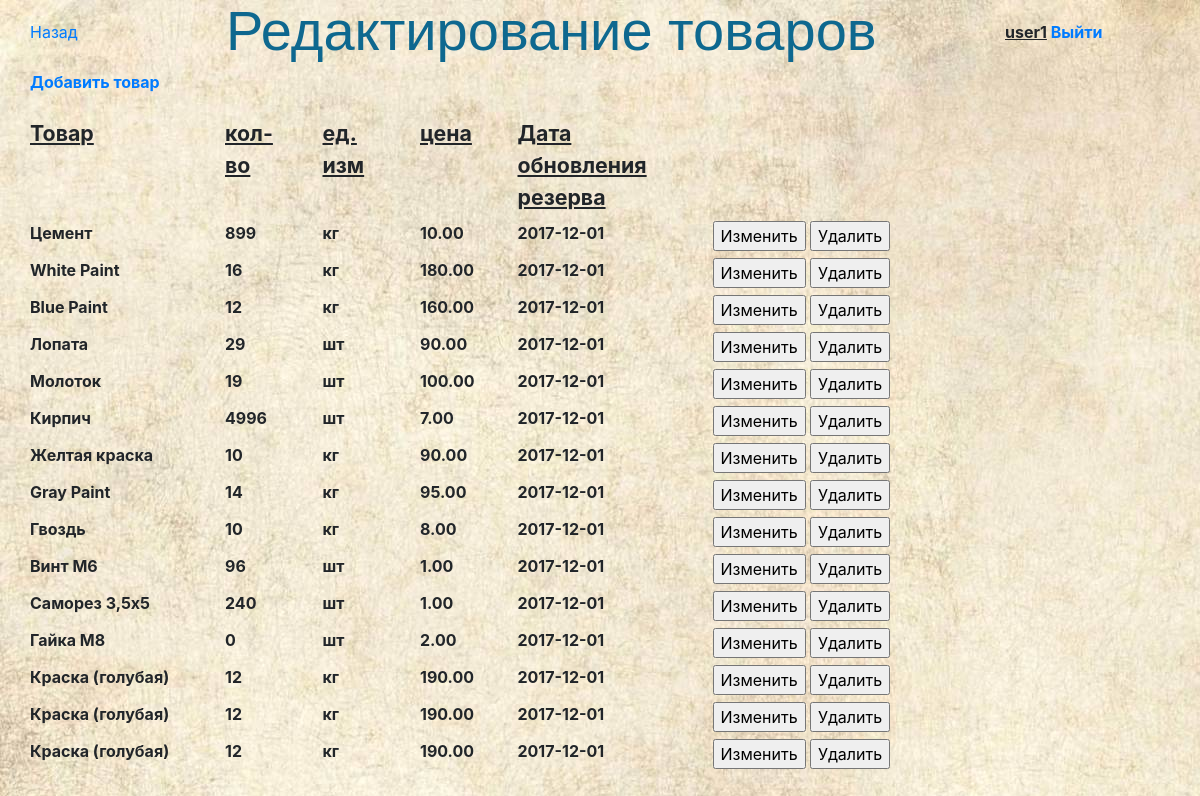
/main_menu/editgoods/index.php (signed in), run on the app's committed database.
### tables this page shows
CREATE TABLE `reserve` (
  `res_id` int(11) NOT NULL,
  `p_id` int(11) NOT NULL,
  `cost` decimal(9,2) NOT NULL,
  `count` int(11) NOT NULL,
  `res_date` date NOT NULL
);

CREATE TABLE `product` (
  `p_id` int(11) NOT NULL,
  `pr_name` varchar(20) NOT NULL,
  `gr_id` int(11) NOT NULL,
  `measure` varchar(10) DEFAULT NULL,
  `is_active` tinyint(4) NOT NULL DEFAULT '1'
);

### main_menu/editgoods/index.php (called while the page is built, shortened)
<?php
	include '../../dbconn/dbconnect.php';
	include './selectgoods.php';
	include './editgoods.php';
?>

### main_menu/editgoods/selectgoods.php (called while the page is built)
<?php
		$result=$pdo->prepare("SELECT * FROM `product` LEFT JOIN reserve ON product.p_id=reserve.p_id
								WHERE res_date = (SELECT MAX(res_date) FROM reserve)  AND is_active=1");
		$result->execute();
?>

### main_menu/editgoods/editgoods.php (the view, shortened to what this page needs)
<!DOCTYPE html>
<html>
<head>
	<link href="/static/bootstrap/dist/css/bootstrap.min.css" rel="stylesheet">
	<link href="/static/style.css" rel="stylesheet">
</head>
<body>
	<div class="row">
	<div class="col-1 back_but"><a href='../'>Назад</a></div>
	<h1 class="col-9 title">Редактирование товаров</h1>
	<div class="col-2 username">
	<?php
	echo "<b><u>".$_SESSION['u_name']."</u> ";
	echo "<a href='/?exit'>Выйти</a>";
	?>
	</div>
	</div>
	<a href='./?add'>Добавить товар</a><br><br>
	<?php
	$row=$result->fetch();
	if($row){
		echo "<div class='row tab_header'>";
		echo "<div class='col-2'>Товар</div> <div class='col-1'>кол-во</div> <div class='col-1'>ед. изм</div> <div class='col-1'>цена</div> <div class='col-2'>Дата обновления резерва</div>";
		echo "</div>";
		do {
			echo "<form action=' ' method='POST'>";
			echo "<div class='row res_row item-no-active'>";
			echo "<div class='col-2'>".$row['pr_name']."</div>";
			echo "<div class='col-1'>".$row['count']."</div>";
			echo "<div class='col-1'>".$row['measure']."</div>";
			echo "<div class='col-1'>".$row['cost']."</div>";
			echo "<div class='col-2'>".$row['res_date']."</div>";
			echo "<div class='col-1'><input type='submit' name='edit' value='Изменить'></div>";
			echo "<div class='col-1 delete'><input type='submit' name='delete' value='Удалить'></div>";
			echo "</div>";
			echo "</form>";
		} while ($row = $result->fetch());
	}
	?>
</body>
</html>

### static/style.css (style rules this page uses)
body { background-image: url(/static/fon.jpg); margin-left: 30px; margin-right: 30px; margin-bottom: 50px; }
.username { margin-top: 20px; }
.back_but { margin-top: 20px; }
.tab_header { font-size: 16pt; text-decoration: underline; }
.res_row { margin-top: 7px; }
.title { text-align-last: center; font-size: 42pt; color: #0e688f; font-family: Arial; }

### data on the page
reserve: p.pr_name "Цемент", count "899", p.measure "кг", cost "10.00", res_date "2017-12-01"
reserve: p.pr_name "White Paint", count "16", p.measure "кг", cost "180.00", res_date "2017-12-01"
reserve: p.pr_name "Blue Paint", count "12", p.measure "кг", cost "160.00", res_date "2017-12-01"
reserve: p.pr_name "Лопата", count "29", p.measure "шт", cost "90.00", res_date "2017-12-01"
reserve: p.pr_name "Молоток", count "19", p.measure "шт", cost "100.00", res_date "2017-12-01"
reserve: p.pr_name "Кирпич", count "4996", p.measure "шт", cost "7.00", res_date "2017-12-01"
reserve: p.pr_name "Желтая краска", count "10", p.measure "кг", cost "90.00", res_date "2017-12-01"
reserve: p.pr_name "Gray Paint", count "14", p.measure "кг", cost "95.00", res_date "2017-12-01"
reserve: p.pr_name "Гвоздь", count "10", p.measure "кг", cost "8.00", res_date "2017-12-01"
reserve: p.pr_name "Винт М6", count "96", p.measure "шт", cost "1.00", res_date "2017-12-01"
reserve: p.pr_name "Саморез 3,5х5", count "240", p.measure "шт", cost "1.00", res_date "2017-12-01"
reserve: p.pr_name "Гайка М8", count "0", p.measure "шт", cost "2.00", res_date "2017-12-01"
reserve: p.pr_name "Краска (голубая)", count "12", p.measure "кг", cost "190.00", res_date "2017-12-01"
reserve: p.pr_name "Краска (голубая)", count "12", p.measure "кг", cost "190.00", res_date "2017-12-01"
reserve: p.pr_name "Краска (голубая)", count "12", p.measure "кг", cost "190.00", res_date "2017-12-01"

### other printed values
$_SESSION['u_name'] "user1"
